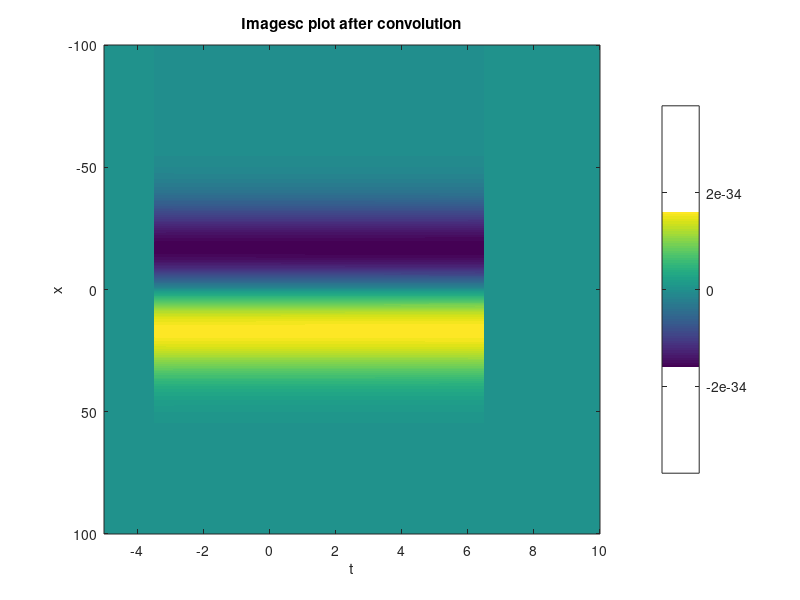

The MATLAB source for this figure:
% Your parameters
N0 = 1;
gamma = 3.3;
v = 7.6e-1;
sigma = 40/(sqrt(8 * log (2)));
l = v / gamma;

% Define the range of x and t
x = linspace(-100, 100, 500); % 1000 points between -100 and 100
t = linspace(-5, 10, 1000); % 1000 points between -5 and 10

% Create a grid of x and t values
[X, T] = meshgrid(x, t);

% Heaviside function in MATLAB is 'heaviside'
H = double(T >= 0);

% Your expression
Z = (exp(-(X.^2./(2*(l.*T.*v + sigma^2)))) .* N0 .* X .* H) ./ (sqrt(2*pi) .* sqrt((l.*T.*v)./sigma + sigma) .* (l.*T.*v + sigma^2));

% Define your t0 and sigma_t for the Gaussian function
t0 = 1; % Your defined t0
sigma_t = 50e-5; % Your defined sigma_t

% Gaussian function
gaussian_func = exp(-(t - t0).^2 / (2*sigma_t^2));

% Pad the Gaussian function with zeros
pad_size = 0;
gaussian_func_padded = [zeros(1, pad_size), gaussian_func, zeros(1, pad_size)];

% Flip the Gaussian function for convolution
% gaussian_func_padded = flip(gaussian_func_padded);

% Convolute each column of Z with the padded Gaussian function
Z_conv = zeros(size(Z)); % Initialize the convoluted matrix
for i = 1:size(Z, 2)
    conv_res = conv(Z(:, i), gaussian_func_padded, 'same');
    % Trim the convolution result back to the original size
    Z_conv(:, i) = conv_res(2*pad_size+1:length(Z(:, i))+2*pad_size);
end

% Flip the convoluted matrix back to the original time direction
Z_conv = flip(Z_conv, 1);

% Create the imagesc plot with t on the x-axis and x on the y-axis
close all
imagesc(t, x, Z_conv');
colorbar; % Add a colorbar to the plot
xlabel('t');
ylabel('x');
title('Imagesc plot after convolution');
